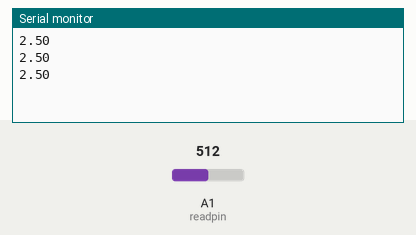
Recording of a sketch running on a simulated Arduino Uno, built with avr-gcc and run on an emulated ATmega328P. Shown: the last lines printed to the serial monitor. Inputs (shaded band) come from the test bench; at power-on: A1 (readpin) = 512.

Above: at 1.3 s.
1.4 s: A1 (readpin) set to 716
At 1.9 s:
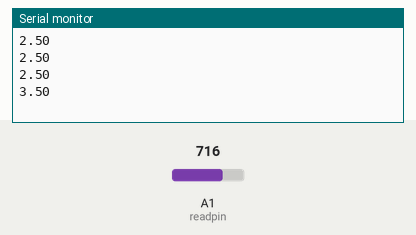
2.9 s: A1 (readpin) set to 900
At 3.4 s:
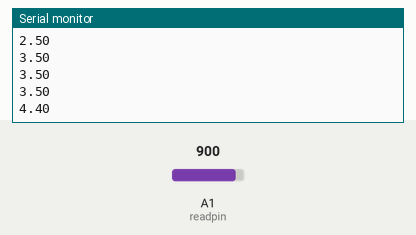
Timing chart, 0 to 5.9 s (numbered marks = the images above; inputs shaded):
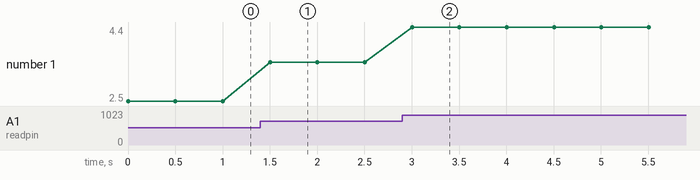

The sketch:

read_serial.ino
```cpp
int readpin = A1;
float voltage = 0;//from a resistor
int readVal;
int t = 500;//delay
void setup() {
 pinMode(readpin,INPUT);
 Serial.begin(9600);

}

void loop() {
  readVal = analogRead(readpin);
  voltage=(5./1023.)*readVal;// "." to avoid answer in integer
  Serial.println(voltage);//ln -> new line
  delay(t);
}
```

Measured:
- after the input at 1.4 s, the serial monitor: prints a new line after 0.10 s (image 1)
- after the input at 2.9 s, the serial monitor: prints a new line after 0.10 s (image 2)
- plotted number 1: 2.5 → 3.5 after the input at 1.4 s, 3.5 → 4.4 after the input at 2.9 s
